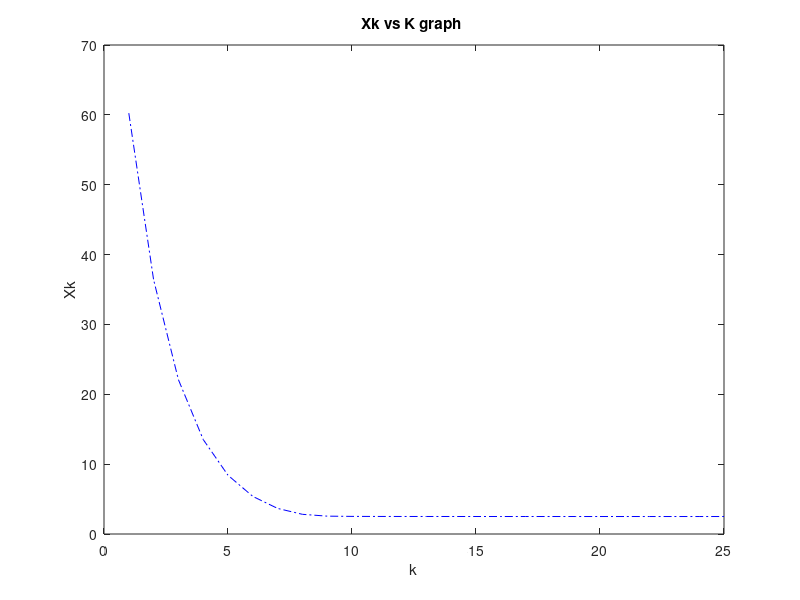

This figure's MATLAB source:
%question 3 using newton raphson method
% clc
% clear all
 
f = @(x)(x^5 +0.25*(x^3) - 3*(x^4) + 0.5*(x^2) -(15*x)+ 50); 
df = @(x)(5*(x^4) +1.25*(x^2) -12*(x^3) + x - 15 );
ddf = @(x)(20*(x^3) +2.5*(x^2) - 36*(x^2) +1);
x0=100;
n=25;

 for k=1:n
    xn=x0-2*(f(x0)/df(x0));
    x0=xn;
    d(k)=xn;
    fprintf('P%d=%.6f\n',k,xn);
    fprintf('The value of function is %f\n',abs(f(xn)))

 end
    plot(1:n,d,'-.b')
    xlabel('k');
    ylabel('Xk');
    title('Xk vs K graph ')
    hold on
